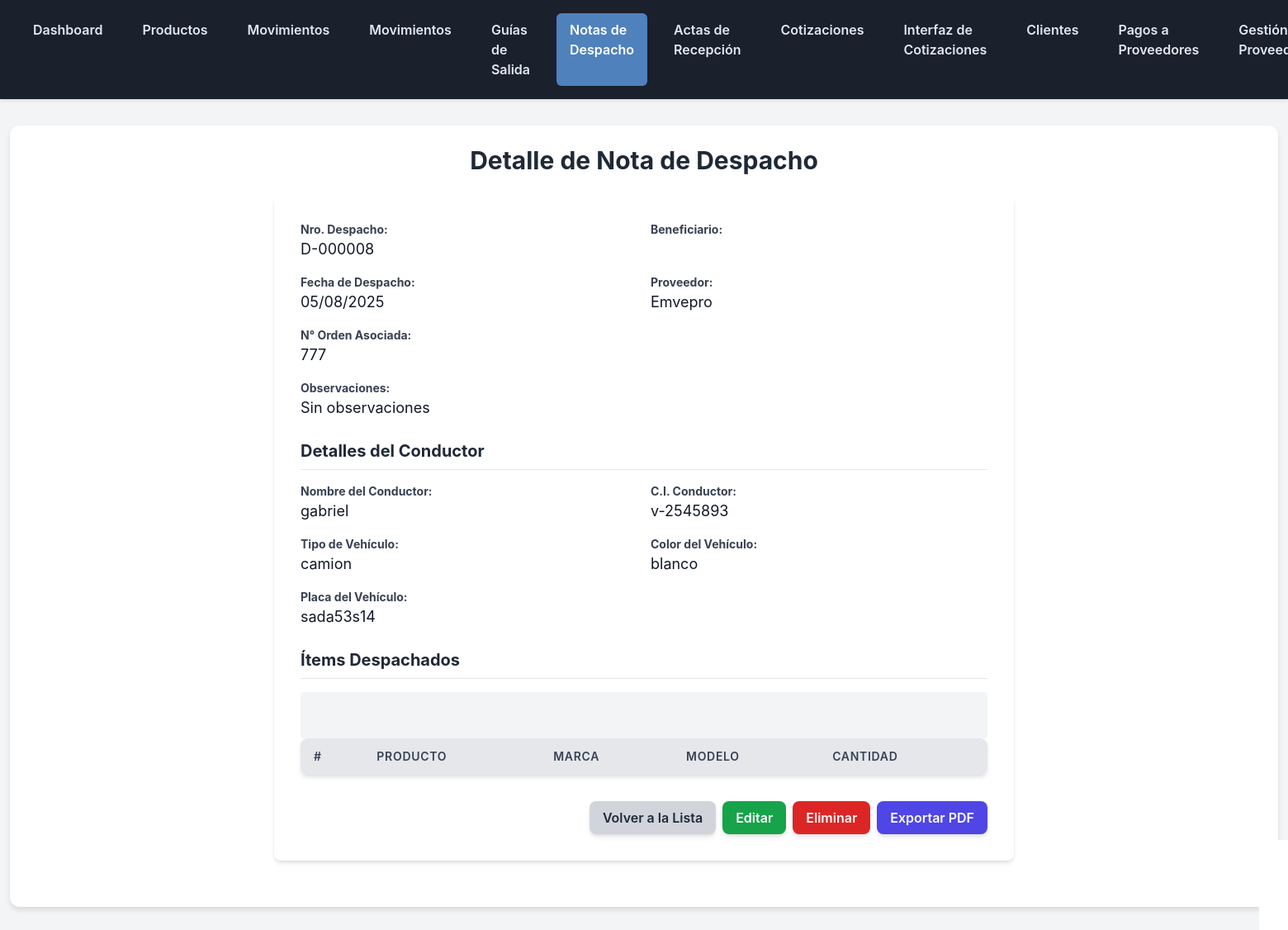
The page /inventario/notas-despacho/17/ (signed in) on the database its author committed.
### inventario/models.py (models this page shows, shortened)
class NotaDespacho(models.Model):
    numero_despacho = models.CharField(max_length=20, unique=True, blank=True, verbose_name="Nro. Despacho")
    cliente = models.ForeignKey('Cliente', on_delete=models.SET_NULL, null=True, blank=True, verbose_name="Cliente")
    fecha_despacho = models.DateField(auto_now_add=True, verbose_name="Fecha de Despacho")
    proveedor = models.ForeignKey(Proveedor, on_delete=models.SET_NULL, null=True, blank=True, verbose_name="Proveedor")
    orden_asociada = models.CharField(max_length=100, blank=True, verbose_name="N° Orden Asociada")
    observaciones = models.TextField(blank=True, verbose_name="Observaciones")
    nombre_conductor = models.CharField(max_length=255, blank=True, verbose_name="Nombre del Conductor")
    ci_conductor = models.CharField(max_length=20, blank=True, verbose_name="C.I. Conductor")
    tipo_vehiculo = models.CharField(max_length=100, blank=True, verbose_name="Tipo de Vehículo")
    color_vehiculo = models.CharField(max_length=50, blank=True, verbose_name="Color del Vehículo")
    placa_vehiculo = models.CharField(max_length=20, blank=True, verbose_name="Placa del Vehículo")
    creado_por = models.ForeignKey(
        settings.AUTH_USER_MODEL,
        on_delete=models.SET_NULL, # Si el usuario se elimina, este campo se pone a NULL
        null=True,                 # Permite que el campo sea nulo en la base de datos
        blank=True,                # Permite que el campo sea opcional en formularios
        related_name='notas_despacho_creadas', # Nombre para la relación inversa
        verbose_name="Creado por"
    )
    orden_salida_referencia = models.ForeignKey(
        'OrdenSalida',
        on_delete=models.SET_NULL,
        null=True,
        blank=True,
        related_name='notas_despacho_relacionadas',
        verbose_name="Orden de Salida de Referencia"
    )
    class Meta:
        verbose_name = "Nota de Despacho"
        verbose_name_plural = "Notas de Despacho"

class Proveedor(models.Model):
    nombre = models.CharField(max_length=200, unique=True, verbose_name="Nombre del Proveedor")
    contacto = models.CharField(max_length=255, blank=True, verbose_name="Persona de Contacto")
    telefono = models.CharField(max_length=20, blank=True, verbose_name="Teléfono")
    email = models.EmailField(blank=True, verbose_name="Email")
    class Meta:
        verbose_name = "Proveedor"
        verbose_name_plural = "Proveedores"

### inventario/views.py (the view)
# urls.py: path('notas-despacho/<int:pk>/', views.NotaDespachoDetailView.as_view(), name='nota_despacho_detail'), # Mantener como clase si existe
class NotaDespachoDetailView(LoginRequiredMixin, DetailView):
    model = NotaDespacho
    template_name = 'inventario/nota_despacho_detail.html'
    context_object_name = 'nota_despacho'

### inventario/templates/inventario/nota_despacho_detail.html (shortened to what this page needs)
{% extends 'inventario/base.html' %}
{% block content %}
<h1 class="text-3xl font-bold text-gray-800 mb-6 text-center">Detalle de Nota de Despacho</h1>
<div class="max-w-4xl mx-auto bg-white p-8 rounded-lg shadow-md mb-8">
    <div class="grid grid-cols-1 md:grid-cols-2 gap-4 mb-6">
        <div>
            <p class="text-gray-700 text-sm font-bold">Nro. Despacho:</p>
            <p class="text-gray-900 text-lg">{{ nota_despacho.numero_despacho }}</p>
        </div>
        <div>
            <p class="text-gray-700 text-sm font-bold">Beneficiario:</p>
        </div>
        <div>
            <p class="text-gray-700 text-sm font-bold">Fecha de Despacho:</p>
            <p class="text-gray-900 text-lg">{{ nota_despacho.fecha_despacho|date:"d/m/Y" }}</p>
        </div>
        <div>
            <p class="text-gray-700 text-sm font-bold">Proveedor:</p>
            <p class="text-gray-900 text-lg">{{ nota_despacho.proveedor.nombre|default:"N/A" }}</p>
        </div>
        <div>
            <p class="text-gray-700 text-sm font-bold">N° Orden Asociada:</p>
            <p class="text-gray-900 text-lg">{{ nota_despacho.orden_asociada|default:"N/A" }}</p>
        </div>
        <div class="md:col-span-2">
            <p class="text-gray-700 text-sm font-bold">Observaciones:</p>
            <p class="text-gray-900 text-lg">{{ nota_despacho.observaciones|default:"Sin observaciones" }}</p>
        </div>
    </div>
    <h2 class="text-xl font-bold text-gray-800 mb-4 border-b pb-2">Detalles del Conductor</h2>
    <div class="grid grid-cols-1 md:grid-cols-2 gap-4 mb-6">
        <div>
            <p class="text-gray-700 text-sm font-bold">Nombre del Conductor:</p>
            <p class="text-gray-900 text-lg">{{ nota_despacho.nombre_conductor|default:"N/A" }}</p>
        </div>
        <div>
            <p class="text-gray-700 text-sm font-bold">C.I. Conductor:</p>
            <p class="text-gray-900 text-lg">{{ nota_despacho.ci_conductor|default:"N/A" }}</p>
        </div>
        <div>
            <p class="text-gray-700 text-sm font-bold">Tipo de Vehículo:</p>
            <p class="text-gray-900 text-lg">{{ nota_despacho.tipo_vehiculo|default:"N/A" }}</p>
        </div>
        <div>
            <p class="text-gray-700 text-sm font-bold">Color del Vehículo:</p>
            <p class="text-gray-900 text-lg">{{ nota_despacho.color_vehiculo|default:"N/A" }}</p>
        </div>
        <div>
            <p class="text-gray-700 text-sm font-bold">Placa del Vehículo:</p>
            <p class="text-gray-900 text-lg">{{ nota_despacho.placa_vehiculo|default:"N/A" }}</p>
        </div>
    </div>
    <h2 class="text-xl font-bold text-gray-800 mb-4 border-b pb-2">Ítems Despachados</h2>
    <pre id="debug-json" class="text-sm text-red-600 bg-gray-100 p-2 rounded">
    </pre>
    <div class="overflow-x-auto rounded-lg shadow-md">
        <table class="min-w-full bg-white border-collapse">
            <thead class="bg-gray-200">
                <tr>
                    <th class="py-3 px-4 text-left text-sm font-semibold text-gray-700 uppercase tracking-wider rounded-tl-lg">#</th>
                    <th class="py-3 px-4 text-left text-sm font-semibold text-gray-700 uppercase tracking-wider">Producto</th>
                    <th class="py-3 px-4 text-left text-sm font-semibold text-gray-700 uppercase tracking-wider">Marca</th>
                    <th class="py-3 px-4 text-left text-sm font-semibold text-gray-700 uppercase tracking-wider">Modelo</th>
                    <th class="py-3 px-4 text-left text-sm font-semibold text-gray-700 uppercase tracking-wider rounded-tr-lg">Cantidad</th>
                </tr>
            </thead>
        </table>
    </div>
    <div class="flex justify-end mt-8">
        <a href="{% url 'inventario:nota_despacho_list' %}" class="bg-gray-300 hover:bg-gray-400 text-gray-800 font-semibold py-2 px-4 rounded-lg shadow-md transition duration-300 ease-in-out transform hover:scale-105 mr-2">Volver a la Lista</a>
        <a href="{% url 'inventario:nota_despacho_update' nota_despacho.pk %}" class="bg-green-600 hover:bg-green-700 text-white font-semibold py-2 px-4 rounded-lg shadow-md transition duration-300 ease-in-out transform hover:scale-105 mr-2">Editar</a>
        <a href="{% url 'inventario:nota_despacho_delete' nota_despacho.pk %}" class="bg-red-600 hover:bg-red-700 text-white font-semibold py-2 px-4 rounded-lg shadow-md transition duration-300 ease-in-out transform hover:scale-105 mr-2">Eliminar</a>
        <a href="{% url 'inventario:generate_nota_despacho_pdf' nota_despacho.pk %}" class="bg-indigo-600 hover:bg-indigo-700 text-white font-semibold py-2 px-4 rounded-lg shadow-md transition duration-300 ease-in-out transform hover:scale-105">Exportar PDF</a>
    </div>
</div>
{% endblock %}

### inventario/templates/inventario/base.html (style rules this page uses)
body { font-family: 'Inter', sans-serif; background-color: #f3f4f6; color: #333; }

### rows shown on the page
NotaDespacho: numero_despacho "D-000008", fecha_despacho "05/08/2025", proveedor.nombre "Emvepro", orden_asociada "777", observaciones "Sin observaciones", nombre_conductor "gabriel", ci_conductor "v-2545893", tipo_vehiculo "camion", color_vehiculo "blanco", placa_vehiculo "sada53s14"
